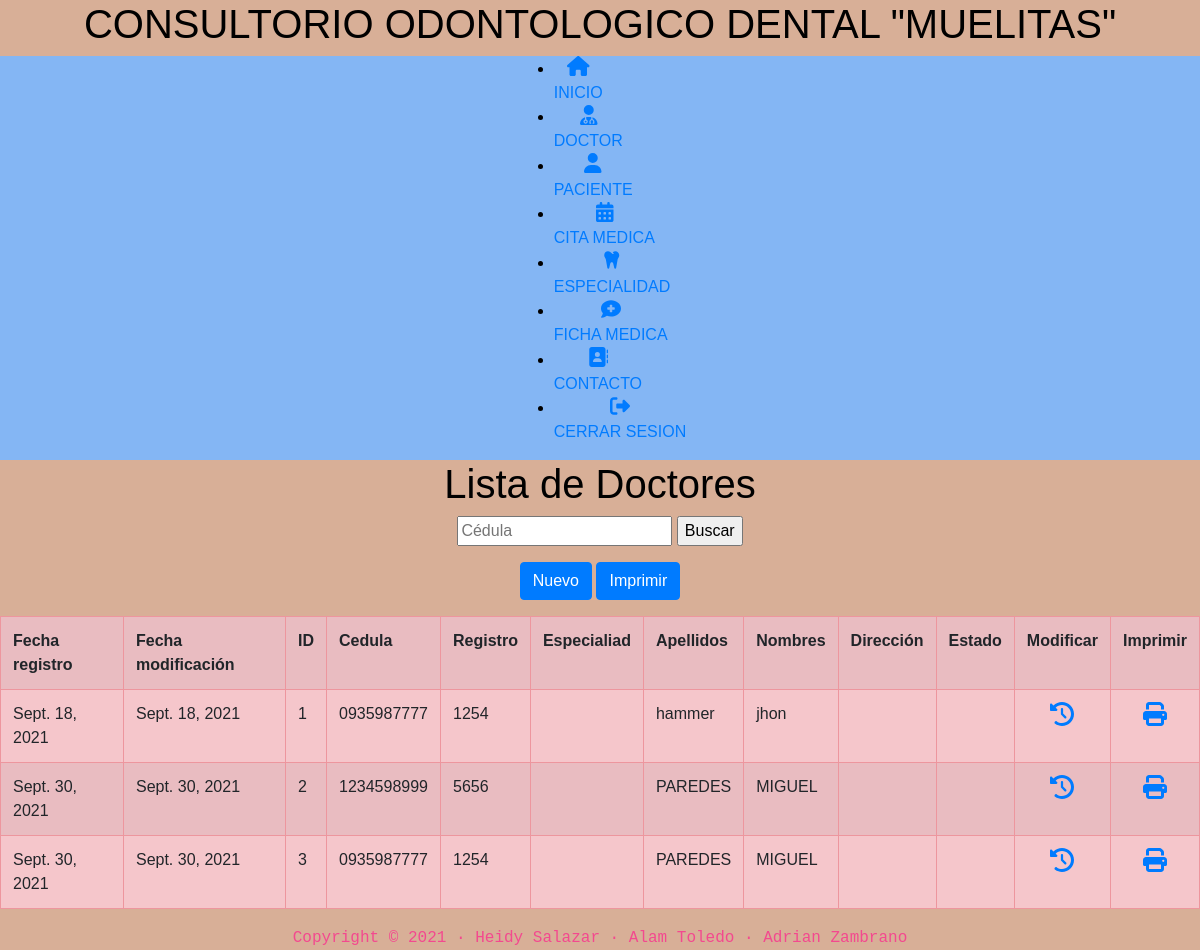
The page /doctorlistar on the database its author committed.
### agencore/models.py (models this page shows, shortened)
class doctor(models.Model):
    doctorfecharegistro = models.DateField(auto_now=False, auto_now_add=True)
    doctorfechamodificacion = models.DateField(auto_now=False, auto_now_add=True)
    id_especialidad = models.ForeignKey(especialidad, on_delete=models.CASCADE)
    doctorcedula = models.CharField(max_length=10)
    doctorregistro = models.CharField(max_length=10)
    doctorapellido = models.CharField(max_length=30)
    doctornombre = models.CharField(max_length=30)
    doctordireccion = models.CharField(max_length=30)
    Estado = (
        ('1', 'Activo'),
        ('0', 'No Activo'),
    )
    doctorestado = models.CharField(max_length=1,choices=Estado,default='1')

### agencore/views.py (the view)
# urls.py: path('doctorlistar', views.doctorlistar.as_view(), name='doctorlistar'),
class doctorlistar(ListView):
    model = doctor
    template_name = 'doctor/doctor_listar.html'

### agencore/templates/doctor/doctor_listar.html
{% extends 'inicio.html' %}
{%block contenidohj%}
<center>
    <h1>Lista de Doctores</h1>
      <div class="form-group">
        <form action="/buscar/" method="get">
        <input type="text" name="pwd" placeholder="Cédula">
            <input type="submit" value="Buscar">
        </form>
</div>
<div class="form-group">
    <a href="{% url 'doctorcrear'  %}" class="btn btn-primary">Nuevo</a>
    <a href="{% url 'doctorpdf'  %}"class="btn btn-primary">Imprimir</a>
</div>
    <TABLE class="table table-danger table-striped table-bordered table-hover">
        <TR>
            <TH>Fecha registro</TH>
            <TH>Fecha modificación</TH>
            <TH>ID</TH>
            <TH>Cedula</TH>
            <TH>Registro</TH>
              <TH>Especialiad</TH>
            <TH>Apellidos</TH>
            <TH>Nombres</TH>
            <TH>Dirección</TH>
            <TH>Estado</TH>
            <TH>Modificar</TH>
            <TH>Imprimir</TH>
        </TR>
        {% for presenta in object_list %}
        <TR>
            <TD>{{ presenta.doctorfecharegistro }}</TD>
            <TD>{{ presenta.doctorfechamodificacion }}</TD>
            <TD>{{ presenta.id }}</TD>
            <TD>{{ presenta.doctorcedula }}</TD>
            <TD>{{ presenta.doctorregistro }}</TD>
            <TD>{{ presenta.id_especialidad }}</TD>
            <TD>{{ presenta.doctorapellido }}</TD>
            <TD>{{ presenta.doctornombre}}</TD>
            <TD>{{ presenta.doctordireccion}}</TD>
            <TD>{{ presenta.doctorestado}}</TD>
            <td><a href="{% url 'doctormodificar' presenta.id %}" class="d-flex flex-column text-center" onClick="return confirm('¿Quieres modificar al Doctor: {{presenta.doctorapellido}} {{presenta.doctornombre}}?');">
                <center><i class="fas fa-history" style="font-size:24px"></i></center>
            </a></td>
            <td><a href="{% url 'doctorindivpdf' presenta.id %}" class="d-flex flex-column text-center">
                <center><i class="fas fa-print" style="font-size:24px"></i></center>
            </a></td>
        </TR>
        {% endfor %}
    </TABLE>
</center>
{% endblock %}

### agencore/static/core/css/estilos.css (style rules this page uses)
body { background:#2c3e50; color:#f3498f; }

### agencore/static/core/css/styles.css (style rules this page uses)
body { background: #f2f2f2; font-family: 'Open Sans', sans-serif; }

### agencore/templates/inicio.html (style rules this page uses)
body { font-family: arial; color: black; }

### rows shown on the page
doctor: doctorfecharegistro "Sept. 18, 2021", doctorfechamodificacion "Sept. 18, 2021", id "1", doctorcedula "0935987777", doctorregistro "1254", doctorapellido "hammer", doctornombre "jhon"
doctor: doctorfecharegistro "Sept. 30, 2021", doctorfechamodificacion "Sept. 30, 2021", id "2", doctorcedula "1234598999", doctorregistro "5656", doctorapellido "PAREDES", doctornombre "MIGUEL"
doctor: doctorfecharegistro "Sept. 30, 2021", doctorfechamodificacion "Sept. 30, 2021", id "3", doctorcedula "0935987777", doctorregistro "1254", doctorapellido "PAREDES", doctornombre "MIGUEL"
